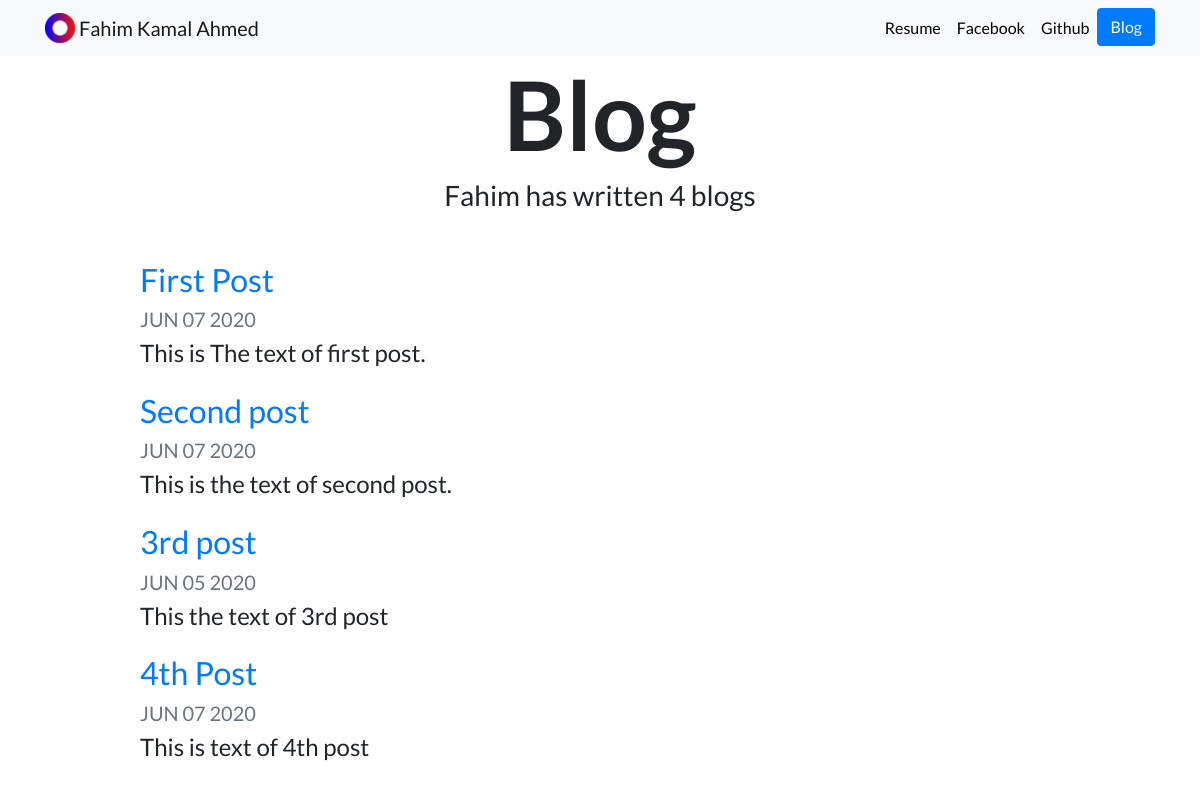
/blog/, run on an earlier commit of the app's database.
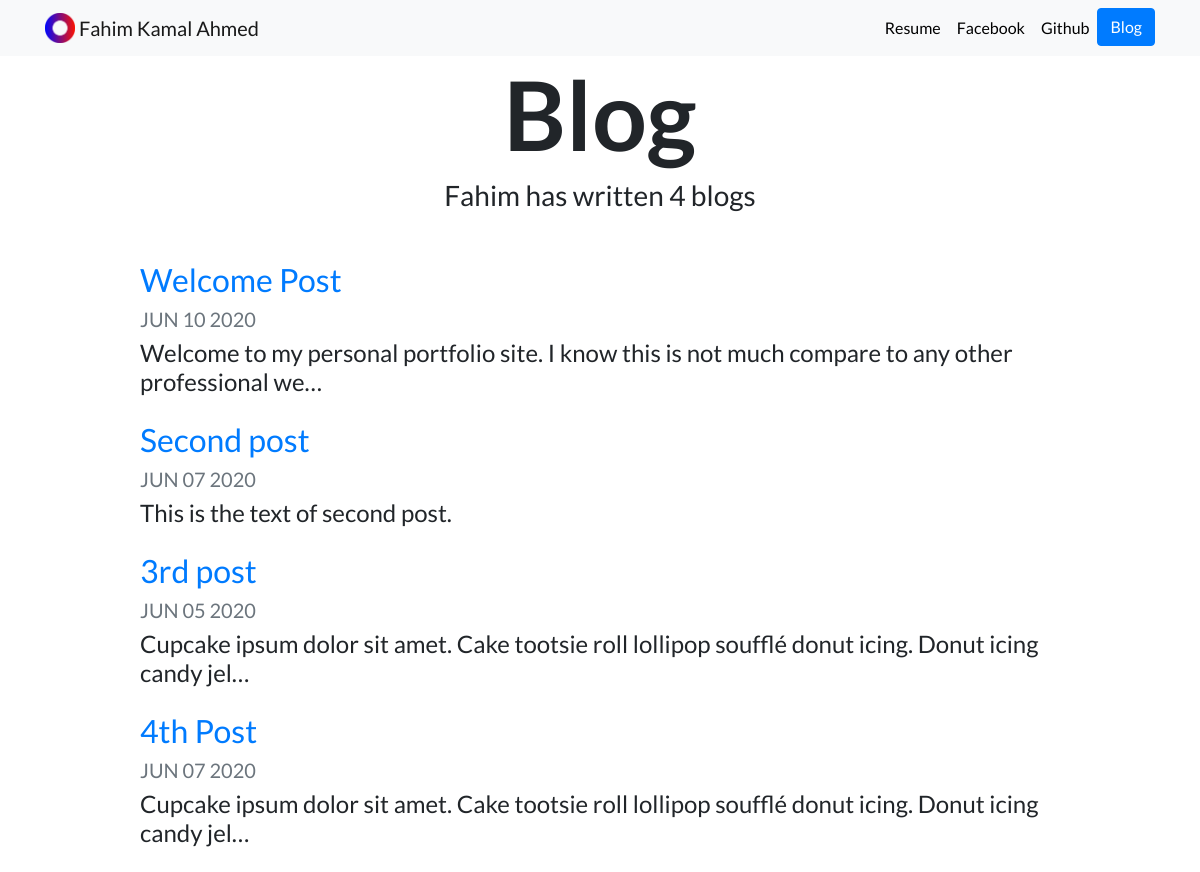
And on a later commit of the database.
### blog/models.py (models this page shows, shortened)
class Blog(models.Model):
    title = models.CharField(max_length=100)
    description = models.TextField()
    date = models.DateTimeField(verbose_name='Published Date')

### blog/views.py (the view)
# urls.py: path('', views.BlogView.as_view(), name='blog'),
class BlogView(ListView):
    template_name = 'blog/all_blogs.html'
    model = Blog
    context_object_name = 'blogs'

### blog/templates/blog/all_blogs.html
{% extends "base.html" %}
{% block content %}
  <div class="container">
    <h1 id="blogtitle" class="font-weight-bold text-center">Blog</h1>
    <h3 class="text-center mb-5">Fahim has written {{ blogs.count }} blog{{ blogs.count|pluralize }}</h3>
    {% for blog in blogs %}
    <div class="row justify-content-center my-3">
      <div class="col-md-10">
        <a href="{% url 'blog:detail' blog.id %}">
          <h2>{{ blog.title }}</h2>
        </a>
        <h5 class="text-muted">{{ blog.date|date:'M d Y'|upper }}</h5>
        <h4>{{ blog.description|striptags|truncatechars:100 }}</h4>
      </div>
    </div>
    {% endfor %}
  </div>
{% endblock %}

What changed in the data, as far as the page shows it:
changed Blog: title "First Post" → "Welcome Post"; date "JUN 07 2020" → "JUN 10 2020"; description "This is The text of first post." → "Welcome to my personal portfolio site. I know this is not much compare to any other professional we…"
changed Blog "3rd post": description "This the text of 3rd post" → "Cupcake ipsum dolor sit amet. Cake tootsie roll lollipop soufflé donut icing. Donut icing candy jel…"
changed Blog "4th Post": description "This is text of 4th post" → "Cupcake ipsum dolor sit amet. Cake tootsie roll lollipop soufflé donut icing. Donut icing candy jel…"
